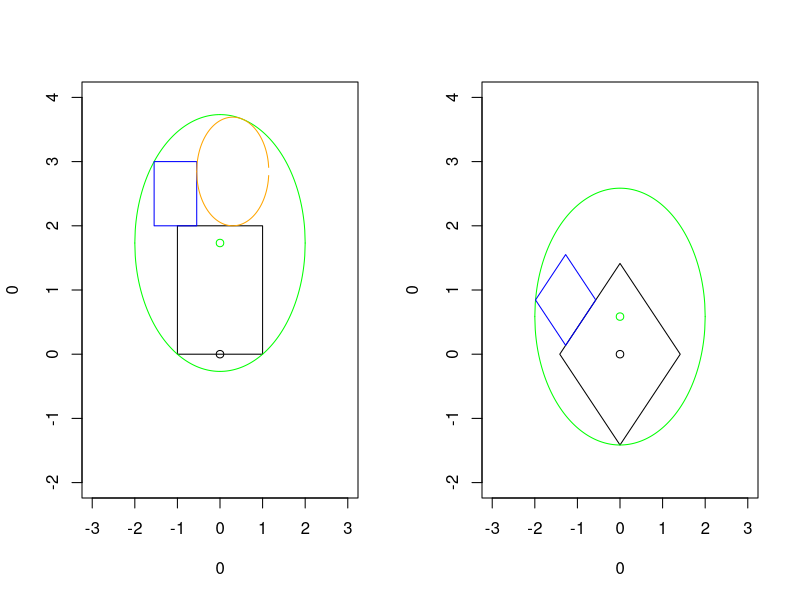

Generate this figure with R: (Note: this script raises an error after producing the figure.)
########################
###
### Leonard Mada
### [the one and only]
###
### A Famous Geometry
### Optimization Problem
###
### draft v.0.3
### [very early draft]


###############
### History ###

### draft v.0.3:
# - started work & estimations on the type 2 variant;
### draft v.0.2:
# - improved estimation for Case 1;
### draft v.0.1:
# - initial description of cases;
# - basic plot;


#######################

### Problem:
### Maximize the radius of the inscribed Circle!

### Given:
# - a circle C1 of radius r1 = 2;
# - two squares of side length 2, respectively 1, are positioned
#   inside the circle C1 such that both touch the circle
#   (either with one or with 2 of their vertices);
# - the 2 squares slide on one of their sides;
# - a circle C2 is inscribed in C1, such that:
#   C2 is tangent to C1 and to all squares that it touches;
### Task:
# - Maximize the radius of the inscribed Circle (C2).

######################

### Graphics:

par.old = par(mfrow=c(1, 2))

### Square: Type 1
plot(0,0, xlim=c(-3,3), ylim=c(-2,4))
### Square 1:
rect(-1,0,1,2)
### Circle 1:
x = seq(-2, 2, by=0.01)
lines(x, -sqrt(4 - x^2) + sqrt(3), col="green")
lines(x, sqrt(4 - x^2) + sqrt(3), col="green")
points(0, sqrt(3), col="green")
### Square 2:
sq.x = sqrt(4 - (3-sqrt(3))^2) # x = approx. 1.5;
rect(- sq.x, 2, - sq.x + 1, 3, border="blue")
### Circle 2:
# Note: students are invited to submit their solutions ahead of my solution!
# TODO: exact computations;
r2 = 0.8462; c2.cx = r2 - sq.x + 1; c2.cy = r2;
c2.x = seq(c2.cx - r2, c2.cx + r2, by=0.01)
lines(c2.x, -sqrt(r2^2 - (c2.x-c2.cx)^2) + 2 + c2.cy, col="orange")
lines(c2.x, sqrt(r2^2 - (c2.x-c2.cx)^2) + 2 + c2.cy, col="orange")


### Square: Type 2
plot(0,0, xlim=c(-3,3), ylim=c(-2,4))
### Square 1:
lines(c(0, sqrt(2), 0, -sqrt(2), 0), c(-sqrt(2), 0, sqrt(2), 0, -sqrt(2)))
### Circle 1:
x = seq(-2, 2, by=0.01)
lines(x, -sqrt(4 - x^2) + 2 - sqrt(2), col="green")
lines(x, sqrt(4 - x^2) + 2 - sqrt(2), col="green")
points(0, 2 - sqrt(2), col="green")
### TODO: Square 2 + Circle 2;
dx = sqrt(2); dx2 = 0.195; dx2h = dx2/sqrt(2); sh = 1/sqrt(2);
lines(c(dx2h - dx, dx2h - dx - sh, dx2h - dx, dx2h - dx + sh, dx2h - dx),
	c(dx2h, dx2h + sh, dx2h + 2*sh, dx2h + sh, dx2h), col="blue")

# Q: Which circle will be larger?
# Q: Can we optimize the size even further?


par(par.old)


#######################

################
### Analysis ###

### Why did the students fail to solve this problem?

# 1.) Why did the students fail to design any meaningful approaches to this problem?

# 2.) Why did the students NOT see the various topologies (types/configurations)?

# 3.) Why were the students not able to actually solve for the radius?

# 4.) Why were the students not able to optimize the radius?


#######################
#######################

### Experimental & Exploratory Approaches

# includes various other unrelated calculations

### unrelated half-circle
# cz.h = pi * roots(c(1, 2*(5-sqrt(3)-sq.x), (sq.x-3)*(sq.x+1) + (2-sqrt(3))^2))

### unrelated circle
dx = 2 * pi * roots(c(2, -4*sqrt(2), (3-2*sqrt(2))^2 + 1))
